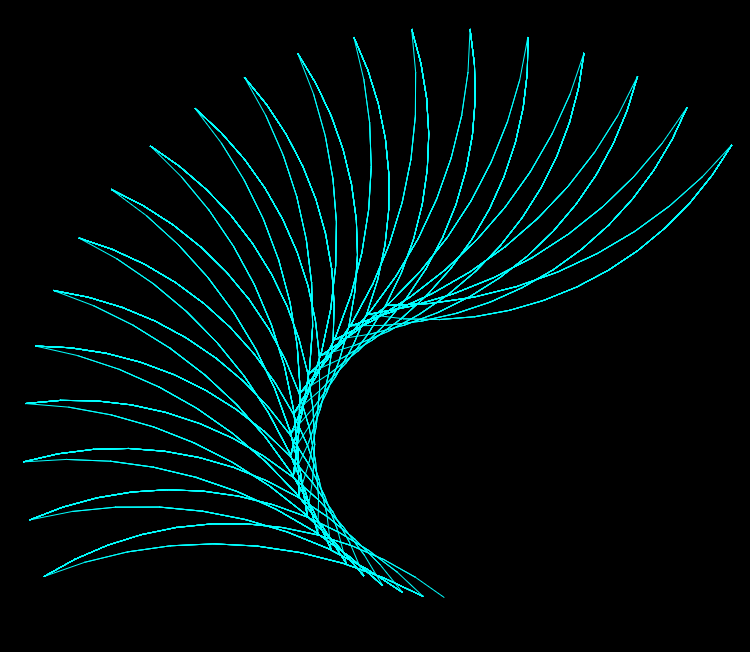

Write Python code to recreate this figure.
from turtle import *
tom = Turtle()
tom.shape('turtle')
tom.speed(0)
tom.color('aqua')


for mi in range (20):
    tom.circle(450,50)
    tom.lt(10)
    tom.circle(350,-70)
    tom.lt(360.0/20)

 tom.hideturtle()
